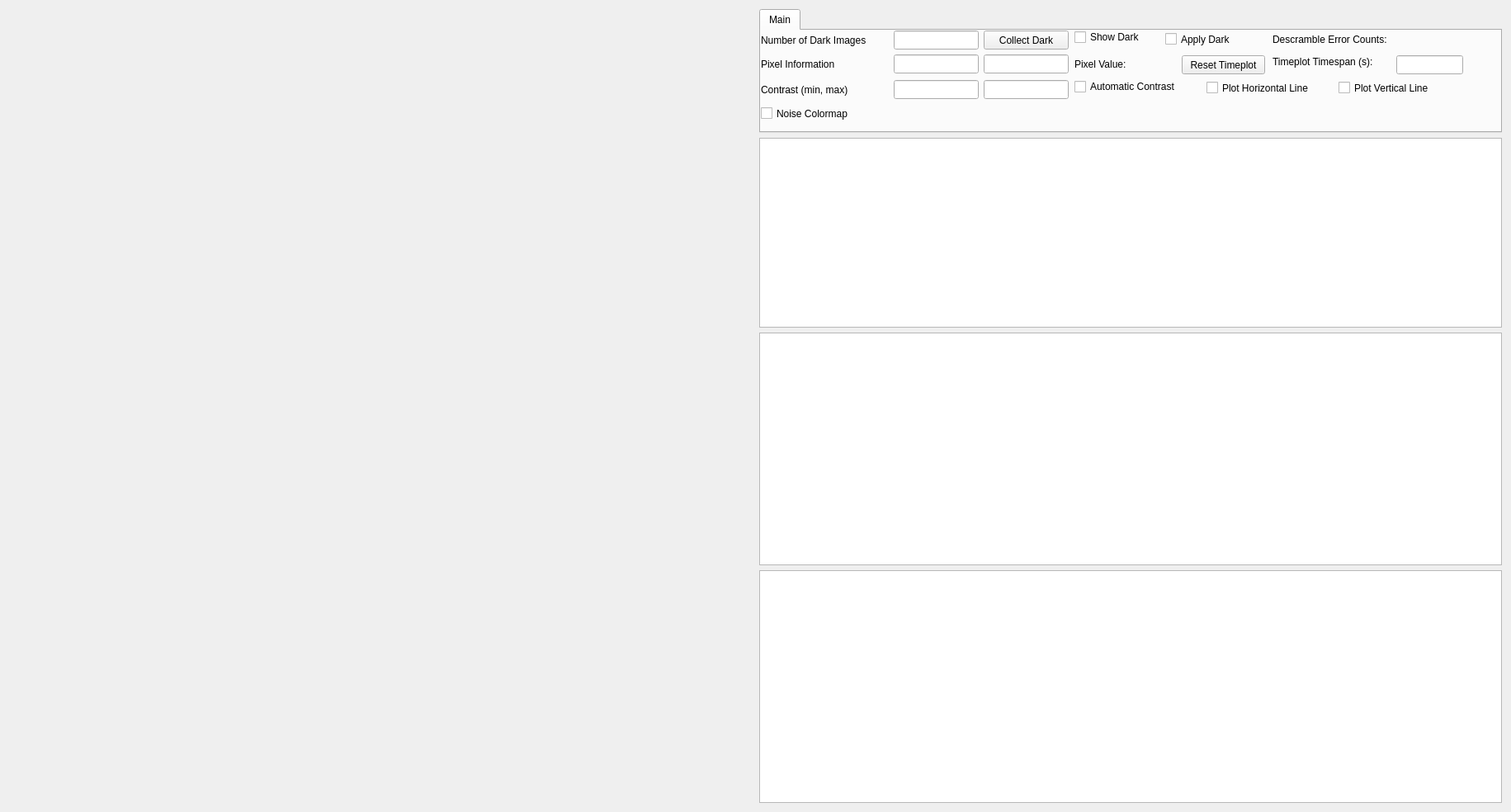
<?xml version="1.0" encoding="UTF-8"?>
<ui version="4.0">
 <class>ePixViewer</class>
 <widget class="QWidget" name="ePixViewer">
  <property name="geometry">
   <rect>
    <x>0</x>
    <y>0</y>
    <width>1831</width>
    <height>984</height>
   </rect>
  </property>
  <property name="sizePolicy">
   <sizepolicy hsizetype="Preferred" vsizetype="Preferred">
    <horstretch>0</horstretch>
    <verstretch>0</verstretch>
   </sizepolicy>
  </property>
  <property name="minimumSize">
   <size>
    <width>1761</width>
    <height>984</height>
   </size>
  </property>
  <property name="windowTitle">
   <string>ePixViewer</string>
  </property>
  <layout class="QGridLayout" name="gridLayout_2">
   <item row="0" column="0">
    <layout class="QGridLayout" name="gridLayout">
     <item row="0" column="0" rowspan="5">
      <widget class="PyDMImageView" name="PyDMImageView">
       <property name="sizePolicy">
        <sizepolicy hsizetype="Expanding" vsizetype="Expanding">
         <horstretch>0</horstretch>
         <verstretch>0</verstretch>
        </sizepolicy>
       </property>
       <property name="minimumSize">
        <size>
         <width>768</width>
         <height>964</height>
        </size>
       </property>
       <property name="mouseTracking">
        <bool>false</bool>
       </property>
       <property name="toolTip">
        <string/>
       </property>
       <property name="alarmSensitiveContent" stdset="0">
        <bool>false</bool>
       </property>
       <property name="alarmSensitiveBorder" stdset="0">
        <bool>true</bool>
       </property>
       <property name="channel" stdset="0">
        <string/>
       </property>
       <property name="colorMapMin" stdset="0">
        <double>10000.000000000000000</double>
       </property>
       <property name="colorMapMax" stdset="0">
        <double>12000.000000000000000</double>
       </property>
       <property name="colorMap" stdset="0">
        <enum>PyDMImageView::Monochrome</enum>
       </property>
       <property name="autoDownsample" stdset="0">
        <bool>true</bool>
       </property>
       <property name="imageWidth" stdset="0">
        <number>0</number>
       </property>
       <property name="normalizeData" stdset="0">
        <bool>false</bool>
       </property>
       <property name="readingOrder" stdset="0">
        <enum>PyDMImageView::Clike</enum>
       </property>
       <property name="imageChannel" stdset="0">
        <string>${dataReceiver}.Data</string>
       </property>
       <property name="widthChannel" stdset="0">
        <string/>
       </property>
       <property name="maxRedrawRate" stdset="0">
        <number>30</number>
       </property>
       <property name="showAxes" stdset="0">
        <bool>false</bool>
       </property>
       <property name="scaleXAxis" stdset="0">
        <double>1.000000000000000</double>
       </property>
       <property name="scaleYAxis" stdset="0">
        <double>1.000000000000000</double>
       </property>
      </widget>
     </item>
     <item row="3" column="1" colspan="2">
      <widget class="PyDMWaveformPlot" name="PyDMWaveformPlot">
       <property name="sizePolicy">
        <sizepolicy hsizetype="Expanding" vsizetype="Expanding">
         <horstretch>0</horstretch>
         <verstretch>0</verstretch>
        </sizepolicy>
       </property>
       <property name="minimumSize">
        <size>
         <width>823</width>
         <height>230</height>
        </size>
       </property>
       <property name="toolTip">
        <string/>
       </property>
       <property name="yAxes">
        <stringlist>
         <string>{&quot;name&quot;: &quot;Counts&quot;, &quot;orientation&quot;: &quot;left&quot;, &quot;label&quot;: null, &quot;minRange&quot;: -1.0, &quot;maxRange&quot;: 1.0, &quot;autoRange&quot;: true, &quot;logMode&quot;: null}</string>
        </stringlist>
       </property>
       <property name="title" stdset="0">
        <string>Histogram</string>
       </property>
       <property name="xLabels">
        <stringlist>
         <string>Pixel Values</string>
        </stringlist>
       </property>
       <property name="curves">
        <stringlist>
         <string>{&quot;y_channel&quot;: &quot;${dataReceiver}.Histogram&quot;, &quot;x_channel&quot;: &quot;${dataReceiver}.Bins&quot;, &quot;plot_style&quot;: null, &quot;name&quot;: &quot;Counts&quot;, &quot;color&quot;: &quot;white&quot;, &quot;lineStyle&quot;: 1, &quot;lineWidth&quot;: 1, &quot;symbol&quot;: &quot;s&quot;, &quot;symbolSize&quot;: 1, &quot;yAxisName&quot;: &quot;Counts&quot;, &quot;barWidth&quot;: null, &quot;upperThreshold&quot;: null, &quot;lowerThreshold&quot;: null, &quot;thresholdColor&quot;: &quot;white&quot;, &quot;redraw_mode&quot;: 2}</string>
        </stringlist>
       </property>
      </widget>
     </item>
     <item row="4" column="1" colspan="2">
      <widget class="PyDMWaveformPlot" name="PyDMWaveformPlot_3">
       <property name="sizePolicy">
        <sizepolicy hsizetype="Expanding" vsizetype="Expanding">
         <horstretch>0</horstretch>
         <verstretch>0</verstretch>
        </sizepolicy>
       </property>
       <property name="minimumSize">
        <size>
         <width>823</width>
         <height>230</height>
        </size>
       </property>
       <property name="toolTip">
        <string/>
       </property>
       <property name="yAxes">
        <stringlist>
         <string>{&quot;name&quot;: &quot;Axis 1&quot;, &quot;orientation&quot;: &quot;left&quot;, &quot;label&quot;: null, &quot;minRange&quot;: -1.0, &quot;maxRange&quot;: 1.0, &quot;autoRange&quot;: true, &quot;logMode&quot;: null}</string>
        </stringlist>
       </property>
       <property name="xLabels">
        <stringlist>
         <string>Pixel Locations</string>
        </stringlist>
       </property>
       <property name="showLegend">
        <bool>true</bool>
       </property>
       <property name="curves">
        <stringlist>
         <string>{&quot;y_channel&quot;: &quot;${dataReceiver}.Horizontal&quot;, &quot;x_channel&quot;: null, &quot;plot_style&quot;: null, &quot;name&quot;: &quot;Horizontal Counts&quot;, &quot;color&quot;: &quot;white&quot;, &quot;lineStyle&quot;: 1, &quot;lineWidth&quot;: 1, &quot;symbol&quot;: null, &quot;symbolSize&quot;: 10, &quot;yAxisName&quot;: &quot;Axis 1&quot;, &quot;barWidth&quot;: null, &quot;upperThreshold&quot;: null, &quot;lowerThreshold&quot;: null, &quot;thresholdColor&quot;: &quot;white&quot;, &quot;redraw_mode&quot;: 2}</string>
         <string>{&quot;y_channel&quot;: &quot;${dataReceiver}.Vertical&quot;, &quot;x_channel&quot;: null, &quot;plot_style&quot;: null, &quot;name&quot;: &quot;Vertical Counts&quot;, &quot;color&quot;: &quot;red&quot;, &quot;lineStyle&quot;: 1, &quot;lineWidth&quot;: 1, &quot;symbol&quot;: null, &quot;symbolSize&quot;: 10, &quot;yAxisName&quot;: &quot;Axis 1&quot;, &quot;barWidth&quot;: null, &quot;upperThreshold&quot;: null, &quot;lowerThreshold&quot;: null, &quot;thresholdColor&quot;: &quot;white&quot;, &quot;redraw_mode&quot;: 2}</string>
        </stringlist>
       </property>
      </widget>
     </item>
     <item row="1" column="1" rowspan="2" colspan="2">
      <widget class="PyDMTimePlot" name="PyDMTimePlot">
       <property name="sizePolicy">
        <sizepolicy hsizetype="Expanding" vsizetype="Expanding">
         <horstretch>0</horstretch>
         <verstretch>0</verstretch>
        </sizepolicy>
       </property>
       <property name="minimumSize">
        <size>
         <width>823</width>
         <height>230</height>
        </size>
       </property>
       <property name="toolTip">
        <string/>
       </property>
       <property name="yAxes">
        <stringlist>
         <string>{&quot;name&quot;: &quot;Axis 1&quot;, &quot;orientation&quot;: &quot;left&quot;, &quot;label&quot;: null, &quot;minRange&quot;: 10500.0, &quot;maxRange&quot;: 10600.0, &quot;autoRange&quot;: true, &quot;logMode&quot;: null}</string>
        </stringlist>
       </property>
       <property name="showLegend">
        <bool>false</bool>
       </property>
       <property name="maxRedrawRate" stdset="0">
        <number>100000</number>
       </property>
       <property name="curves">
        <stringlist>
         <string>{&quot;channel&quot;: &quot;${dataReceiver}.PixelData&quot;, &quot;plot_style&quot;: null, &quot;name&quot;: &quot;Time Counts&quot;, &quot;color&quot;: &quot;white&quot;, &quot;lineStyle&quot;: 1, &quot;lineWidth&quot;: 1, &quot;symbol&quot;: null, &quot;symbolSize&quot;: 10, &quot;yAxisName&quot;: &quot;Axis 1&quot;, &quot;barWidth&quot;: null, &quot;upperThreshold&quot;: null, &quot;lowerThreshold&quot;: null, &quot;thresholdColor&quot;: &quot;white&quot;}</string>
        </stringlist>
       </property>
       <property name="bufferSize">
        <number>60000</number>
       </property>
       <property name="updatesAsynchronously">
        <bool>false</bool>
       </property>
       <property name="updateMode" stdset="0">
        <enum>PyDMTimePlot::OnValueChange</enum>
       </property>
       <property name="timeSpan">
        <double>60.000000000000000</double>
       </property>
       <property name="updateInterval">
        <double>0.001000000000000</double>
       </property>
       <property name="autoRangeY">
        <bool>true</bool>
       </property>
      </widget>
     </item>
     <item row="0" column="1" colspan="2">
      <widget class="PyDMTabWidget" name="PyDMTabWidget">
       <property name="sizePolicy">
        <sizepolicy hsizetype="Fixed" vsizetype="Fixed">
         <horstretch>0</horstretch>
         <verstretch>0</verstretch>
        </sizepolicy>
       </property>
       <property name="minimumSize">
        <size>
         <width>900</width>
         <height>150</height>
        </size>
       </property>
       <property name="toolTip">
        <string/>
       </property>
       <property name="whatsThis">
        <string/>
       </property>
       <property name="currentIndex">
        <number>0</number>
       </property>
       <property name="alarmChannels">
        <stringlist>
         <string></string>
        </stringlist>
       </property>
       <widget class="QWidget" name="tab_5">
        <attribute name="title">
         <string>Main</string>
        </attribute>
        <widget class="PyDMLineEdit" name="PyDMLineEdit_2">
         <property name="geometry">
          <rect>
           <x>161</x>
           <y>29</y>
           <width>103</width>
           <height>23</height>
          </rect>
         </property>
         <property name="toolTip">
          <string/>
         </property>
         <property name="channel" stdset="0">
          <string>${dataReceiver}.X</string>
         </property>
        </widget>
        <widget class="PyDMLineEdit" name="PyDMLineEdit">
         <property name="geometry">
          <rect>
           <x>161</x>
           <y>0</y>
           <width>103</width>
           <height>23</height>
          </rect>
         </property>
         <property name="toolTip">
          <string/>
         </property>
         <property name="channel" stdset="0">
          <string>${dataReceiver}.NumDarkReq</string>
         </property>
        </widget>
        <widget class="PyDMLabel" name="PyDMLabel_2">
         <property name="geometry">
          <rect>
           <x>0</x>
           <y>29</y>
           <width>155</width>
           <height>23</height>
          </rect>
         </property>
         <property name="toolTip">
          <string/>
         </property>
         <property name="text">
          <string>Pixel Information</string>
         </property>
        </widget>
        <widget class="PyDMLineEdit" name="PyDMLineEdit_6">
         <property name="geometry">
          <rect>
           <x>270</x>
           <y>29</y>
           <width>103</width>
           <height>23</height>
          </rect>
         </property>
         <property name="toolTip">
          <string/>
         </property>
         <property name="channel" stdset="0">
          <string>${dataReceiver}.Y</string>
         </property>
        </widget>
        <widget class="PyDMLabel" name="PyDMLabel_4">
         <property name="geometry">
          <rect>
           <x>0</x>
           <y>60</y>
           <width>155</width>
           <height>23</height>
          </rect>
         </property>
         <property name="toolTip">
          <string/>
         </property>
         <property name="text">
          <string>Contrast (min, max)</string>
         </property>
        </widget>
        <widget class="PyDMLineEdit" name="PyDMLineEdit_4">
         <property name="geometry">
          <rect>
           <x>161</x>
           <y>60</y>
           <width>103</width>
           <height>23</height>
          </rect>
         </property>
         <property name="toolTip">
          <string/>
         </property>
         <property name="channel" stdset="0">
          <string>${dataReceiver}.MinPixVal</string>
         </property>
        </widget>
        <widget class="PyDMLabel" name="PyDMLabel">
         <property name="geometry">
          <rect>
           <x>0</x>
           <y>0</y>
           <width>155</width>
           <height>23</height>
          </rect>
         </property>
         <property name="toolTip">
          <string/>
         </property>
         <property name="text">
          <string>Number of Dark Images</string>
         </property>
        </widget>
        <widget class="PyDMLineEdit" name="PyDMLineEdit_5">
         <property name="geometry">
          <rect>
           <x>270</x>
           <y>60</y>
           <width>103</width>
           <height>23</height>
          </rect>
         </property>
         <property name="toolTip">
          <string/>
         </property>
         <property name="channel" stdset="0">
          <string>${dataReceiver}.MaxPixVal</string>
         </property>
        </widget>
        <widget class="PyDMPushButton" name="PyDMPushButton_2">
         <property name="geometry">
          <rect>
           <x>270</x>
           <y>0</y>
           <width>103</width>
           <height>23</height>
          </rect>
         </property>
         <property name="toolTip">
          <string/>
         </property>
         <property name="text">
          <string>Collect Dark</string>
         </property>
         <property name="channel" stdset="0">
          <string>${dataReceiver}.CollectDark</string>
         </property>
         <property name="pressValue" stdset="0">
          <string>1</string>
         </property>
        </widget>
        <widget class="PyDMCheckbox" name="PyDMCheckbox_15">
         <property name="geometry">
          <rect>
           <x>490</x>
           <y>0</y>
           <width>91</width>
           <height>21</height>
          </rect>
         </property>
         <property name="toolTip">
          <string/>
         </property>
         <property name="text">
          <string>Apply Dark</string>
         </property>
         <property name="rules" stdset="0">
          <string>[{&quot;name&quot;: &quot;DarkReady&quot;, &quot;property&quot;: &quot;Enable&quot;, &quot;initial_value&quot;: &quot;True&quot;, &quot;expression&quot;: &quot;ch[0]&quot;, &quot;channels&quot;: [{&quot;channel&quot;: &quot;${dataReceiver}.DarkReady&quot;, &quot;trigger&quot;: true}]}]</string>
         </property>
         <property name="channel" stdset="0">
          <string>${dataReceiver}.ApplyDark</string>
         </property>
        </widget>
        <widget class="PyDMCheckbox" name="PyDMCheckbox_16">
         <property name="geometry">
          <rect>
           <x>380</x>
           <y>0</y>
           <width>91</width>
           <height>16</height>
          </rect>
         </property>
         <property name="toolTip">
          <string/>
         </property>
         <property name="text">
          <string>Show Dark</string>
         </property>
         <property name="rules" stdset="0">
          <string>[{&quot;name&quot;: &quot;DarkReady&quot;, &quot;property&quot;: &quot;Enable&quot;, &quot;initial_value&quot;: &quot;True&quot;, &quot;expression&quot;: &quot;ch[0]&quot;, &quot;channels&quot;: [{&quot;channel&quot;: &quot;${dataReceiver}.DarkReady&quot;, &quot;trigger&quot;: true}]}]</string>
         </property>
         <property name="channel" stdset="0">
          <string>${dataReceiver}.ShowDark</string>
         </property>
        </widget>
        <widget class="PyDMCheckbox" name="PyDMCheckbox_17">
         <property name="geometry">
          <rect>
           <x>380</x>
           <y>60</y>
           <width>141</width>
           <height>16</height>
          </rect>
         </property>
         <property name="toolTip">
          <string/>
         </property>
         <property name="text">
          <string>Automatic Contrast</string>
         </property>
         <property name="rules" stdset="0">
          <string>[]</string>
         </property>
         <property name="channel" stdset="0">
          <string>${dataReceiver}.AutoCon</string>
         </property>
        </widget>
        <widget class="PyDMLabel" name="PyDMLabel_24">
         <property name="geometry">
          <rect>
           <x>620</x>
           <y>0</y>
           <width>171</width>
           <height>21</height>
          </rect>
         </property>
         <property name="toolTip">
          <string/>
         </property>
         <property name="text">
          <string>Descramble Error Counts:</string>
         </property>
        </widget>
        <widget class="PyDMCheckbox" name="PyDMCheckbox_4">
         <property name="geometry">
          <rect>
           <x>540</x>
           <y>50</y>
           <width>142</width>
           <height>39</height>
          </rect>
         </property>
         <property name="sizePolicy">
          <sizepolicy hsizetype="Preferred" vsizetype="Preferred">
           <horstretch>0</horstretch>
           <verstretch>0</verstretch>
          </sizepolicy>
         </property>
         <property name="toolTip">
          <string/>
         </property>
         <property name="text">
          <string>Plot Horizontal Line</string>
         </property>
         <property name="channel" stdset="0">
          <string>${dataReceiver}.PlotHorizontal</string>
         </property>
        </widget>
        <widget class="PyDMCheckbox" name="PyDMCheckbox_3">
         <property name="geometry">
          <rect>
           <x>700</x>
           <y>50</y>
           <width>274</width>
           <height>39</height>
          </rect>
         </property>
         <property name="sizePolicy">
          <sizepolicy hsizetype="Preferred" vsizetype="Preferred">
           <horstretch>0</horstretch>
           <verstretch>0</verstretch>
          </sizepolicy>
         </property>
         <property name="toolTip">
          <string/>
         </property>
         <property name="text">
          <string>Plot Vertical Line</string>
         </property>
         <property name="channel" stdset="0">
          <string>${dataReceiver}.PlotVertical</string>
         </property>
        </widget>
        <widget class="PyDMLabel" name="PyDMLabel_3">
         <property name="geometry">
          <rect>
           <x>460</x>
           <y>30</y>
           <width>67</width>
           <height>21</height>
          </rect>
         </property>
         <property name="toolTip">
          <string/>
         </property>
         <property name="text">
          <string/>
         </property>
         <property name="channel" stdset="0">
          <string>${dataReceiver}.PixelData</string>
         </property>
        </widget>
        <widget class="PyDMLabel" name="PyDMLabel_5">
         <property name="geometry">
          <rect>
           <x>780</x>
           <y>0</y>
           <width>81</width>
           <height>21</height>
          </rect>
         </property>
         <property name="toolTip">
          <string/>
         </property>
         <property name="text">
          <string/>
         </property>
         <property name="channel" stdset="0">
          <string>${dataReceiver}.DescError</string>
         </property>
        </widget>
        <widget class="PyDMLabel" name="PyDMLabel_6">
         <property name="geometry">
          <rect>
           <x>380</x>
           <y>30</y>
           <width>81</width>
           <height>21</height>
          </rect>
         </property>
         <property name="toolTip">
          <string/>
         </property>
         <property name="text">
          <string>Pixel Value:</string>
         </property>
        </widget>
        <widget class="QPushButton" name="pushButton">
         <property name="geometry">
          <rect>
           <x>510</x>
           <y>30</y>
           <width>101</width>
           <height>23</height>
          </rect>
         </property>
         <property name="text">
          <string>Reset Timeplot</string>
         </property>
        </widget>
        <widget class="QLabel" name="label">
         <property name="geometry">
          <rect>
           <x>620</x>
           <y>30</y>
           <width>141</width>
           <height>16</height>
          </rect>
         </property>
         <property name="text">
          <string>Timeplot Timespan (s):</string>
         </property>
        </widget>
        <widget class="QLineEdit" name="lineEdit">
         <property name="geometry">
          <rect>
           <x>770</x>
           <y>30</y>
           <width>81</width>
           <height>23</height>
          </rect>
         </property>
         <property name="text">
          <string/>
         </property>
        </widget>
        <widget class="PyDMCheckbox" name="PyDMCheckbox_18">
         <property name="geometry">
          <rect>
           <x>0</x>
           <y>90</y>
           <width>121</width>
           <height>21</height>
          </rect>
         </property>
         <property name="toolTip">
          <string/>
         </property>
         <property name="text">
          <string>Noise Colormap</string>
         </property>
         <property name="rules" stdset="0">
          <string>[{&quot;name&quot;: &quot;NoiseColormapReady&quot;, &quot;property&quot;: &quot;Enable&quot;, &quot;initial_value&quot;: &quot;True&quot;, &quot;expression&quot;: &quot;ch[0]&quot;, &quot;channels&quot;: [{&quot;channel&quot;: &quot;${dataReceiver}.NoiseColormapReady&quot;, &quot;trigger&quot;: true, &quot;use_enum&quot;: true}]}]</string>
         </property>
         <property name="alarmSensitiveContent" stdset="0">
          <bool>false</bool>
         </property>
         <property name="alarmSensitiveBorder" stdset="0">
          <bool>true</bool>
         </property>
         <property name="channel" stdset="0">
          <string>${dataReceiver}.NoiseColormap</string>
         </property>
        </widget>
       </widget>
      </widget>
     </item>
    </layout>
   </item>
  </layout>
 </widget>
 <customwidgets>
  <customwidget>
   <class>PyDMTabWidget</class>
   <extends>QTabWidget</extends>
   <header>pydm.widgets.tab_bar</header>
  </customwidget>
  <customwidget>
   <class>PyDMLabel</class>
   <extends>QLabel</extends>
   <header>pydm.widgets.label</header>
  </customwidget>
  <customwidget>
   <class>PyDMTimePlot</class>
   <extends>QGraphicsView</extends>
   <header>pydm.widgets.timeplot</header>
  </customwidget>
  <customwidget>
   <class>PyDMWaveformPlot</class>
   <extends>QGraphicsView</extends>
   <header>pydm.widgets.waveformplot</header>
  </customwidget>
  <customwidget>
   <class>PyDMCheckbox</class>
   <extends>QCheckBox</extends>
   <header>pydm.widgets.checkbox</header>
  </customwidget>
  <customwidget>
   <class>PyDMImageView</class>
   <extends>QWidget</extends>
   <header>pydm.widgets.image</header>
  </customwidget>
  <customwidget>
   <class>PyDMLineEdit</class>
   <extends>QLineEdit</extends>
   <header>pydm.widgets.line_edit</header>
  </customwidget>
  <customwidget>
   <class>PyDMPushButton</class>
   <extends>QPushButton</extends>
   <header>pydm.widgets.pushbutton</header>
  </customwidget>
 </customwidgets>
 <resources/>
 <connections/>
</ui>
